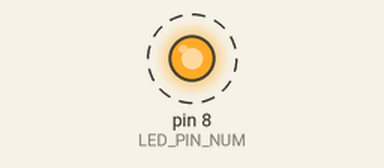
Simulated run of this sketch. Board: Arduino Uno, built with avr-gcc and run on an emulated ATmega328P. On the bench: output pins drawn as LEDs (lit = HIGH). Dashed ring = blinking.

Above: at 0.5 s.
Timing chart, 0 to 4.6 s (numbered marks = the images above):
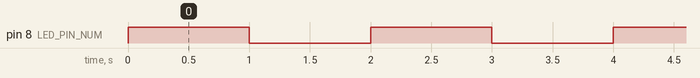

The sketch:

led.ino
```cpp
#define LED_PIN_NUM 8 // LED의 긴다리 핀과 연결된 아두이노 핀 번호 (+핀)

void setup() { //setup은 처음 한 번 실행되는 함수 입니다.
  pinMode(LED_PIN_NUM, OUTPUT); // LED의 긴다리 핀을 출력으로 설정
}

void loop() { //loop는 계속 반복 실행되는 함수 입니다.
  digitalWrite(LED_PIN_NUM, HIGH); // LED와 연결된 핀에 전압을 5V로 설정
  delay(1000); // 1초(1000밀리초) 동안 대기
  digitalWrite(LED_PIN_NUM, LOW); // LED와 연결된 핀에 전압을 0V로 설정
  delay(1000);
}
```

Measured:
- by itself, pin 8 (LED_PIN_NUM): alternates HIGH for 1.0 s and LOW for 1.0 s
